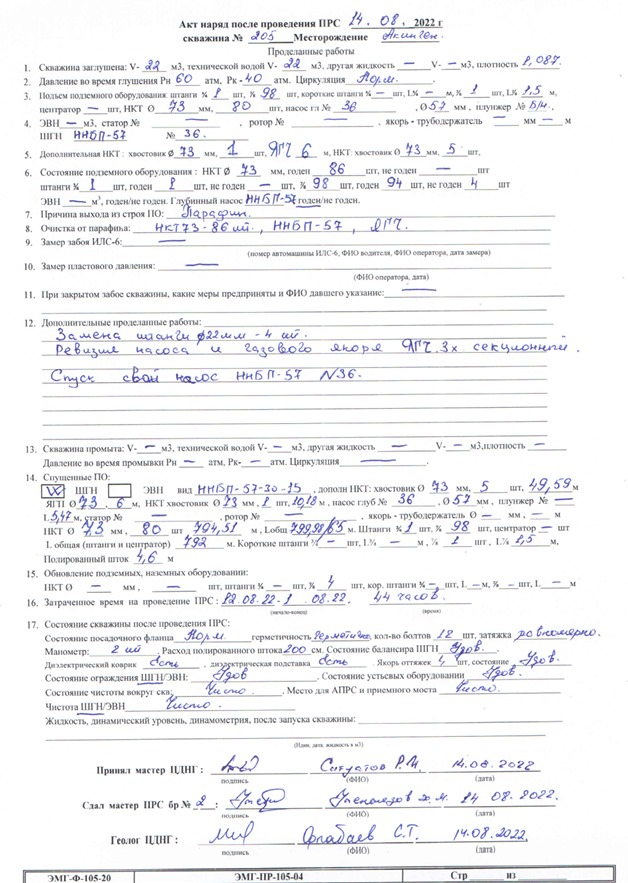
#> input picture dataset/images/image_001.jpg, 628 x 883 px
$ python -i pdf_to_images.py   (imports and definitions only)
#> lines starting #> are read from the running program, lines starting #| are printed output that depends on the picture
#> further down, picture is the input picture: shape (883, 628, 3); mean B, G, R 243.9, 242.2, 242.2
import fitz
import logging
from pathlib import Path
from typing import List, Optional, Tuple, Union
from tqdm import tqdm
import cv2
import numpy as np
import os

# [1 line not run here, left out]
logger = logging.getLogger(__name__)

# [12 lines left out: function validate_pdf, not called in this run]

def preprocess_image(image: np.ndarray, denoise: bool = True, threshold: bool = True) -> np.ndarray:
    """Preprocess the image for better OCR results."""
#> called with denoise = True, threshold = True
    if len(image.shape) == 3:
        image = cv2.cvtColor(image, cv2.COLOR_BGR2GRAY)
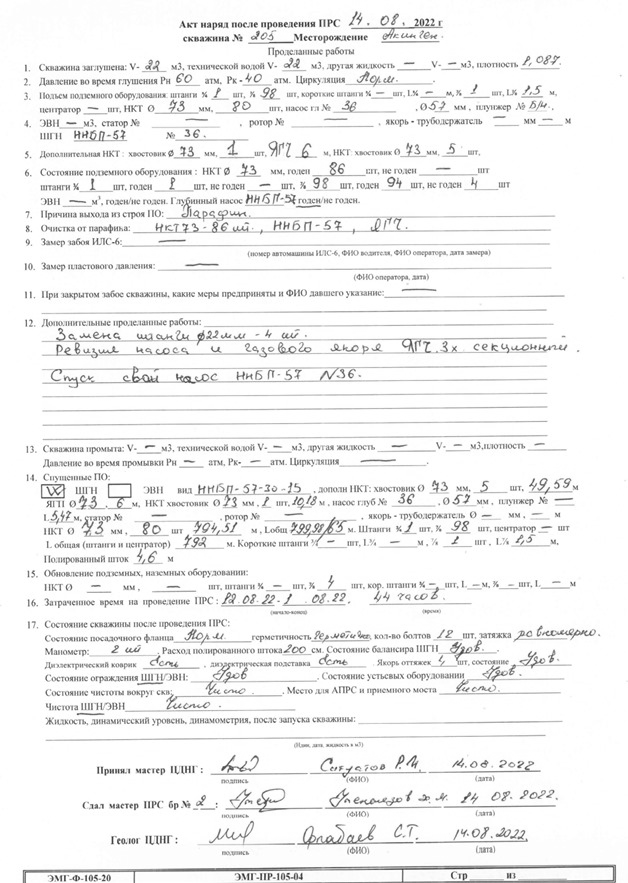
#> image: shape (883, 628); min 40, max 255, mean 242.4

    if denoise:
        image = cv2.fastNlMeansDenoising(image, None, h=10, templateWindowSize=7, searchWindowSize=21)

    if threshold:
        image = cv2.adaptiveThreshold(
            image, 255, cv2.ADAPTIVE_THRESH_GAUSSIAN_C,
            cv2.THRESH_BINARY, 11, 2
        )
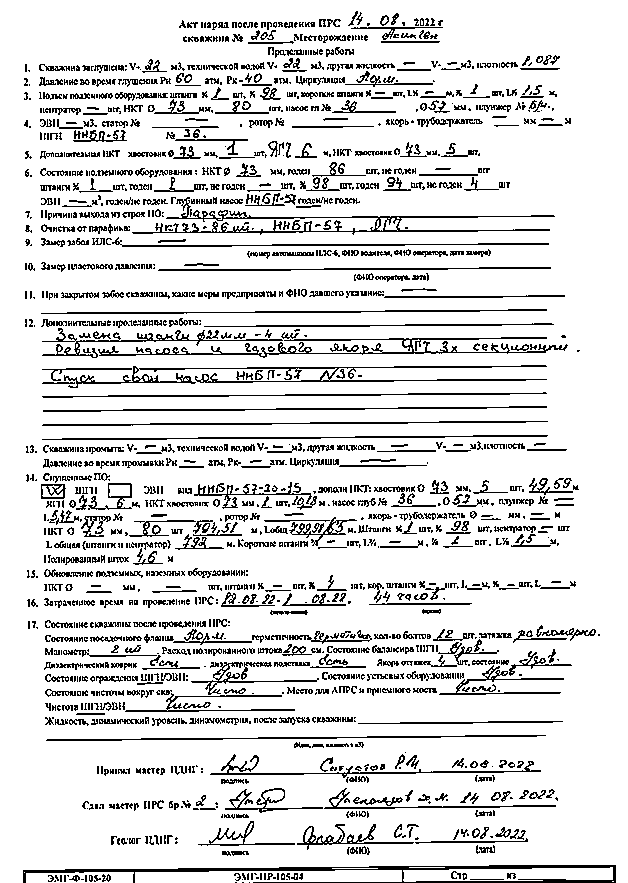
#> image: shape (883, 628); 86.9% white; black in thin lines or dots

    return image

# [107 lines left out: function pdf_to_images, not called in this run]

>>> import cv2
>>> picture = cv2.imread('../../dataset/images/image_001.jpg')
>>> result = preprocess_image(picture)
